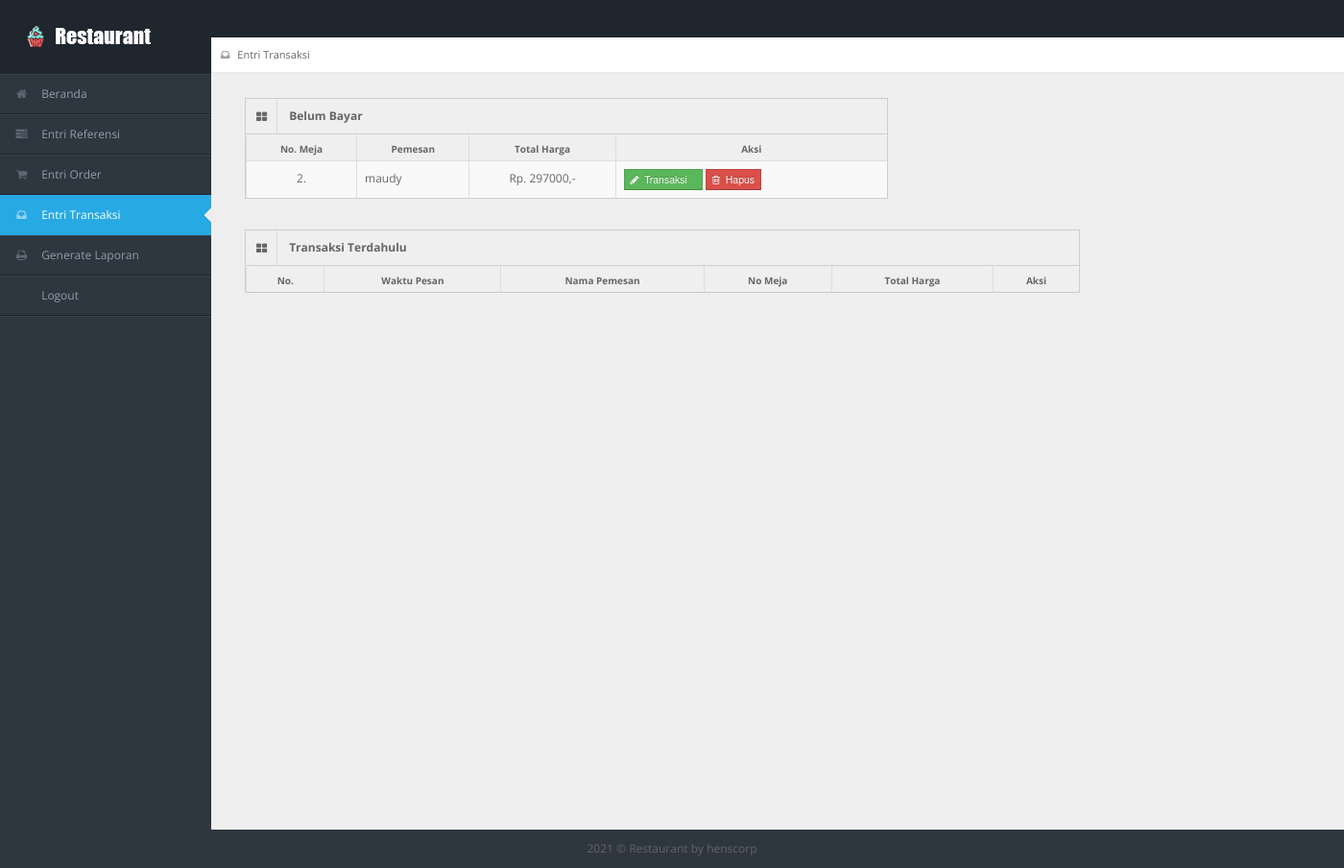
The page /entri_transaksi.php (signed in) on the database its author committed.
### tables this page shows
CREATE TABLE `tb_user` (
  `id_user` int(11) NOT NULL,
  `username` varchar(150) NOT NULL,
  `password` varchar(150) NOT NULL,
  `nama_user` varchar(150) NOT NULL,
  `id_level` int(11) NOT NULL,
  `status` varchar(150) NOT NULL
);

CREATE TABLE `tb_order` (
  `id_order` int(11) NOT NULL,
  `id_admin` int(11) DEFAULT NULL,
  `id_pengunjung` int(11) NOT NULL,
  `waktu_pesan` datetime NOT NULL,
  `no_meja` int(11) NOT NULL,
  `total_harga` varchar(150) NOT NULL,
  `uang_bayar` varchar(150) DEFAULT NULL,
  `uang_kembali` varchar(150) DEFAULT NULL,
  `status_order` varchar(150) NOT NULL
);

### entri_transaksi.php (the view, shortened to what this page needs)
<!DOCTYPE html>
<?php
include "connection/koneksi.php";
$id = $_SESSION['id_user'];
if (isset($_SESSION['username'])) {
    $query = "select * from tb_user natural join tb_level where id_user = $id";
    mysqli_query($conn, $query);
    $sql = mysqli_query($conn, $query);
    while ($r = mysqli_fetch_array($sql)) {
        ?>
<html lang="en">
<head>
<link rel="stylesheet" href="template/dashboard/css/bootstrap.min.css" />
<link rel="stylesheet" href="template/dashboard/css/bootstrap-responsive.min.css" />
<link rel="stylesheet" href="template/dashboard/css/fullcalendar.css" />
<link rel="stylesheet" href="template/dashboard/css/matrix-style.css" />
<link rel="stylesheet" href="template/dashboard/css/matrix-media.css" />
<link href="template/dashboard/font-awesome/css/font-awesome.css" rel="stylesheet" />
<link rel="stylesheet" href="template/dashboard/css/jquery.gritter.css" />
</head>
<body>
<div id="header">
  <h1><a href="entri_transaksi.php">Entri Transaksi</a></h1>
</div>
<div id="sidebar"><a href="entri_referensi.php" class="visible-phone"><i class="icon icon-inbox"></i> <span>Entri Transaksi</span></a>
  <ul>
    <?php
if ($r['id_level'] == 1) {
            ?>
    <li> <a href="beranda.php"><i class="icon icon-home"></i> <span>Beranda</span></a> </li>
    <li> <a href="entri_referensi.php"><i class="icon icon-tasks"></i> <span>Entri Referensi</span></a> </li>
    <li> <a href="entri_order.php"><i class="icon icon-shopping-cart"></i> <span>Entri Order</span></a> </li>
    <li class="active"> <a href="entri_transaksi.php"><i class="icon icon-inbox"></i> <span>Entri Transaksi</span></a> </li>
    <li> <a href="generate_laporan.php"><i class="icon icon-print"></i> <span>Generate Laporan</span></a> </li>
    <li> <a href="logout.php"><i class="icon icon-sign-out"></i> <span>Logout</span></a> </li>
  <?php
} else if ($r['id_level'] == 2) {
            ?>
    <li> <a href="beranda.php"><i class="icon icon-home"></i> <span>Beranda</span></a> </li>
    <li> <a href="entri_order.php"><i class="icon icon-shopping-cart"></i> <span>Entri Order</span></a> </li>
    <li> <a href="generate_laporan.php"><i class="icon icon-print"></i> <span>Generate Laporan</span></a> </li>
    <li> <a href="logout.php"><i class="icon icon-sign-out"></i> <span>Logout</span></a> </li>
  <?php
} else if ($r['id_level'] == 3) {
            ?>
    <li><a href="beranda.php"><i class="icon icon-home"></i> <span>Beranda</span></a> </li>
    <li class="active"> <a href="entri_transaksi.php"><i class="icon icon-inbox"></i> <span>Entri Transaksi</span></a> </li>
    <li> <a href="generate_laporan.php"><i class="icon icon-print"></i> <span>Generate Laporan</span></a> </li>
    <li> <a href="logout.php"><i class="icon icon-sign-out"></i> <span>Logout</span></a> </li>
  <?php
} else if ($r['id_level'] == 4) {
            ?>
    <li class="active"><a href="beranda.php"><i class="icon icon-home"></i> <span>Beranda</span></a> </li>
    <li> <a href="generate_laporan.php"><i class="icon icon-print"></i> <span>Generate Laporan</span></a> </li>
    <li> <a href="logout.php"><i class="icon icon-sign-out"></i> <span>Logout</span></a> </li>
  <?php
} else if ($r['id_level'] == 5) {
            ?>
    <li> <a href="beranda.php"><i class="icon icon-home"></i> <span>Beranda</span></a> </li>
    <li> <a href="entri_order.php"><i class="icon icon-shopping-cart"></i> <span>Entri Order</span></a> </li>
    <li> <a href="logout.php"><i class="icon icon-sign-out"></i> <span>Logout</span></a> </li>
  <?php
}
        ?>
  </ul>
</div>
<div id="content">
  <div id="content-header">
    <div id="breadcrumb"> <a href="entri_transaksi.php" title="Go to here" class="tip-bottom"><i class="icon icon-inbox"></i> Entri Transaksi</a></div>
  </div>
  <div class="container">
    <div class="row-fluid">
    <?php
if ($r['id_level'] == 1 || $r['id_level'] == 3) {
            ?>
      <div class="span7">
        <div class="widget-box">
          <div class="widget-title bg_lg"><span class="icon"><i class="icon-th-large"></i></span>
            <h5>Belum Bayar</h5>
          </div>
          <div class="widget-content nopadding" >
            <table class="table table-bordered table-invoice-full">
              <thead>
                <tr>
                  <th class="head0">No. Meja</th>
                  <th class="head1">Pemesan</th>
                  <th class="head0 right">Total Harga</th>
                  <th class="head0 right">Aksi</th>
                </tr>
              </thead>
              <tbody>
                <?php
$query_order = "select * from tb_order left join tb_user on tb_order.id_pengunjung = tb_user.id_user where status_order = 'belum bayar'";
            $sql_order = mysqli_query($conn, $query_order);
            while ($r_order = mysqli_fetch_array($sql_order)) {
                ?>
                <tr>
                  <td><center><?php echo $r_order['no_meja']; ?>. </center></td>
                  <td><?php echo $r_order['nama_user']; ?></td>
                  <td class="right"><center>Rp. <?php echo $r_order['total_harga']; ?>,-</center></td>
                  <td>
                    <form action="" method="post">
                      <button type="submit" value="<?php echo $r_order['id_order']; ?>" name="edit_order" class="btn btn-success btn-mini"><i class='icon-pencil'></i>&nbsp;&nbsp;Transaksi &nbsp;&nbsp;</button>
                      <button type="submit" value="<?php echo $r_order['id_order']; ?>" name="hapus_order" class="btn btn-mini btn-danger"><i class='icon icon-trash'></i>&nbsp; Hapus</button>
                    </form>
                  </td>
                </tr>
                <?php
}
            ?>
              </tbody>
            </table>
          </div>
        </div>
      </div>
      <div class="span9">
        <div class="widget-box">
          <div class="widget-title bg_lg"><span class="icon"><i class="icon-th-large"></i></span>
            <h5>Transaksi Terdahulu</h5>
          </div>
          <div class="widget-content nopadding" >
            <table class="table table-bordered table-invoice-full">
              <thead>
                <tr>
                  <th class="head0">No.</th>
                  <th class="head0">Waktu Pesan</th>
                  <th class="head1">Nama Pemesan</th>
                  <th class="head0">No Meja</th>
                  <th class="head0 right">Total Harga</th>
                  <th class="head0 right">Aksi</th>
                </tr>
              </thead>
            </table>
          </div>
        </div>
      </div>
      <?php
}
        ?>
    </div>
  </div>
</div>
<div class="row-fluid">
  <div id="footer" class="span12"> <?php echo date('Y'); ?> &copy; Restaurant <a href="#">by henscorp</a> </div>
</div>
</body>
</html>
<?php
}
} else {
    header('location: logout.php');
}
?>

### template/dashboard/css/matrix-style.css (style rules this page uses)
* { outline:none !important; -moz-outline: none !important; }
html, body { height:100% }
body { overflow-x: hidden; margin-top: -10px; font-family: 'Open Sans', sans-serif; font-size:12px; color:#666; }
a { color:#666; }
select, textarea, input[type="text"], input[type="password"], input[type="datetime"], input[type="datetime-local"], input[type="date"], input[type="month"], input[type="time"], input[type="week"], input[type="number"], input[type="email"], input[type="url"], input[type="search"], input[type="tel"], input[type="color"], .uneditable-input, .label, .dropdown-menu, .btn, .well, .progress, .table-bordered, .btn-group > .btn:first-child, .btn-group > .btn:last-child, .btn-group > .btn:last-child, .btn-group > .dropdown-toggle, .alert { border-radius:0px; }
.btn, textarea, input[type="text"], input[type="password"], input[type="datetime"], input[type="datetime-local"], input[type="date"], input[type="month"], input[type="time"], input[type="week"], input[type="number"], input[type="email"], input[type="url"], input[type="search"], input[type="tel"], input[type="color"], .uneditable-input { box-shadow:none; }
.progress, .progress-success .bar, .progress .bar-success, .progress-warning .bar, .progress .bar-warning, .progress-danger .bar, .progress .bar-danger, .progress-info .bar, .progress .bar-info, .btn, .btn-primary { background-image:none; }
#footer { padding:10px; text-align:center; }
.bg_lg { background:#28b779; }
#header { height: 77px; position: relative; width: 100%; z-index: -9; }
#header h1 { background: url("../img/logo.png") no-repeat scroll 0 0 transparent; height: 31px; left: 20px; line-height: 600px; overflow: hidden; position: relative; top: 26px; width: 191px; }
#header h1 a { display: block; }
#user-nav > ul > li > a > i, #sidebar li a i { opacity: .5; margin-top: 2px; }
#sidebar { display: block; float: left; position: relative; width: 220px; z-index: 16; }
#sidebar > ul { list-style: none; margin: 0px 0 0; padding: 0; position: absolute; width: 220px; }
#sidebar > ul > li { display: block; position: relative; }
#sidebar > ul > li > a { padding: 10px 0 10px 15px; display: block; color: #939da8; }
#sidebar > ul > li > a > i { margin-right: 10px; }
#sidebar > ul > li.active > a { background: url("../img/menu-active.png") no-repeat scroll right center transparent !important; text-decoration:none; }
#content { background: none repeat scroll 0 0 #eeeeee; margin-left: 220px; margin-right: 0; padding-bottom: 25px; position: relative; min-height:100%; width: auto; }
#content-header { position: abslute; width: 100%; margin-top: -38px; z-index: 20; }
#breadcrumb { background-color: #fff; border-bottom: 1px solid #e3ebed; }
#breadcrumb a { padding: 8px 20px 8px 10px; display: inline-block; background-image: url('../img/breadcrumb.png'); background-position: center right; background-repeat: no-repeat; font-size: 11px; color: #666666; }
#breadcrumb a:last-child { background-image:none; }
#breadcrumb a i { margin-right: 5px; opacity: .6; }
.stat-boxes .peity_bar_good, .stat-boxes .peity_line_good, { color: #459D1C; }
.widget-box { background: none repeat scroll 0 0 #F9F9F9; border-left: 1px solid #CDCDCD; border-top: 1px solid #CDCDCD; border-right: 1px solid #CDCDCD; clear: both; margin-top: 16px; margin-bottom: 16px; position: relative; }
.widget-title, .modal-header, .table th, div.dataTables_wrapper .ui-widget-header { background:#efefef; border-bottom: 1px solid #CDCDCD; height: 36px; }
.widget-title span.icon { padding: 9px 10px 7px 11px; float: left; border-right:1px solid #dadada; }
.widget-title h5 { color: #666; float: left; font-size: 12px; font-weight: bold; padding: 12px; line-height: 12px; margin: 0; }
.widget-content { padding:15px; border-bottom: 1px solid #cdcdcd; }
.table th { height: auto; font-size: 10px; padding: 5px 10px 2px; border-bottom: 0; text-align: center; color: #666666; }
.nopadding { padding: 0 !important; }
.nopadding .table { margin-bottom: 0; }
.nopadding .table-bordered { border: 0; }
form { margin-bottom: 0; }

### template/dashboard/css/matrix-media.css (style rules this page uses)
body { background:#2E363F; }
#header { background-color: #1f262d; margin-top:10px; }
#sidebar > ul { border-bottom: 1px solid #37414b }
#sidebar > ul > li { border-top: 1px solid #37414b; border-bottom: 1px solid #1f262d; }
#sidebar > ul > li.active { background-color: #27a9e3; border-bottom: 1px solid #27a9e3; border-top: 1px solid #27a9e3; }
#sidebar > ul > li.active a { color:#fff; text-decoration:none; }

### rows shown on the page
tb_order: no_meja "2", tb_user.nama_user "maudy", total_harga "297000", $r_order['id_order'] 26 (drawn)
